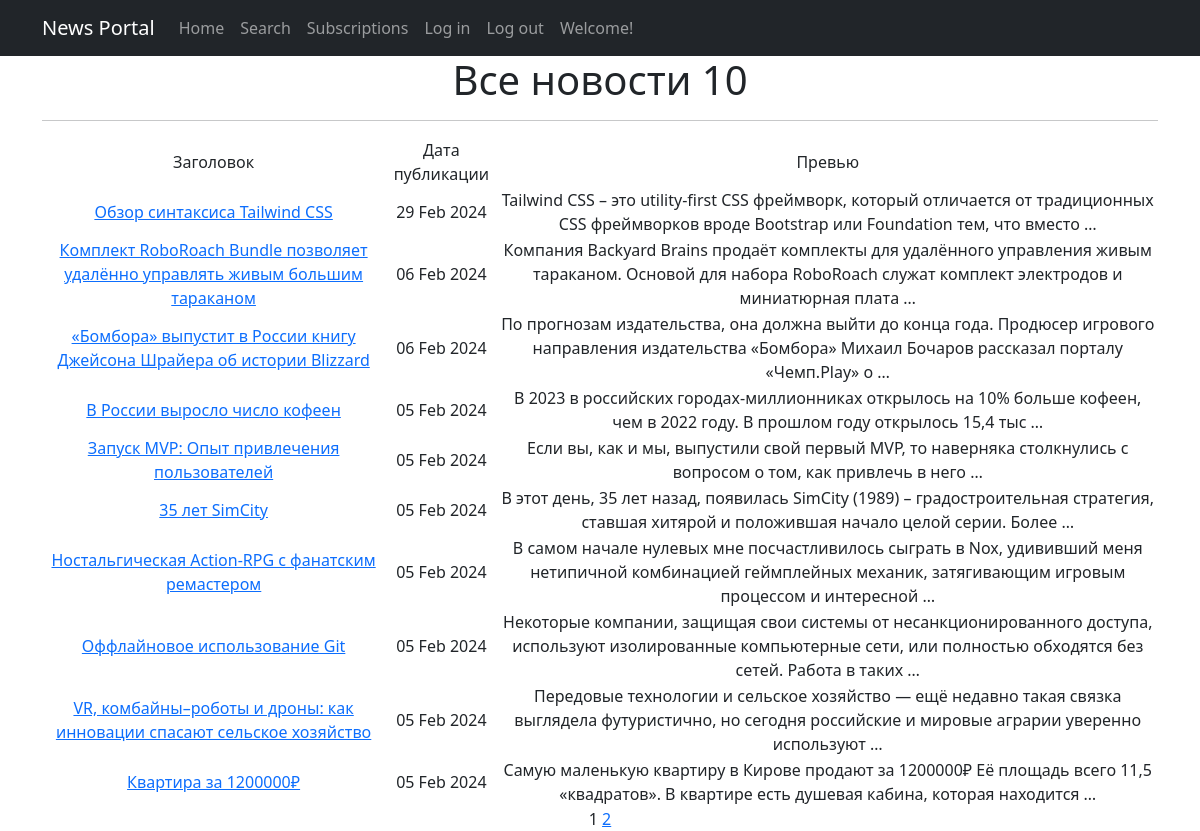
/posts/, run on an earlier commit of the app's database.
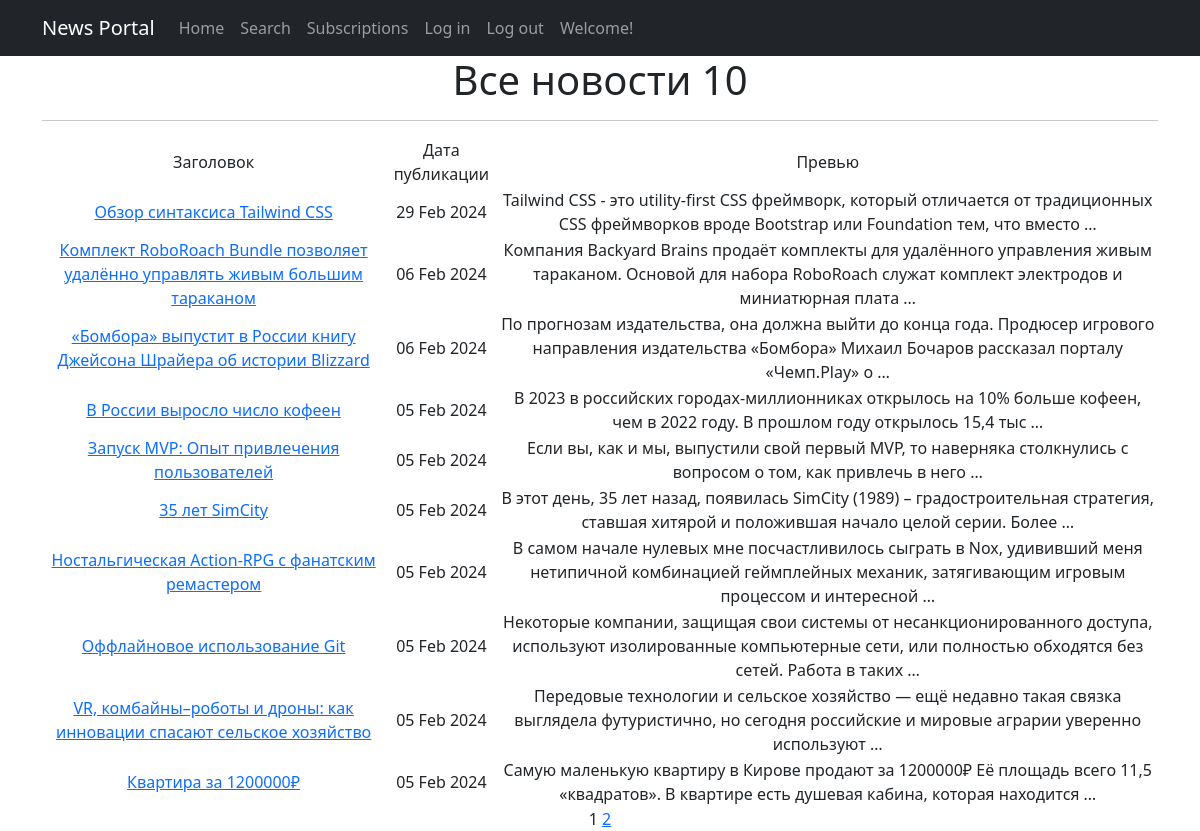
And on a later commit of the database.
### posts/models.py (models this page shows, shortened)
class Post(models.Model):
	news = 'News'
	article = 'Article'
	POST_TYPES = [(news, 'Новость'),
				  (article, 'Статья')]
	author = models.ForeignKey(Author, on_delete=models.CASCADE)
	post_type = models.CharField(max_length=255, choices=POST_TYPES)
	date = models.DateTimeField(auto_now_add=True)
	categories = models.ManyToManyField(Category, through='PostCategory')
	title = models.CharField(max_length=255)
	text = models.TextField()
	rating = models.IntegerField(default=0)

### posts/views.py (the view)
# urls.py: path('', cache_page(0)(PostsList.as_view()), name='posts_list'),
class PostsList(ListView):
	model = Post
	ordering = '-date'
	template_name = 'posts.html'
	context_object_name = 'posts'
	paginate_by = 10

### posts/templatetags/custom_tags.py (called while the page is built)
@register.simple_tag(takes_context=True)
def url_replace(context, **kwargs):
    d = context['request'].GET.copy()
    for k, v in kwargs.items():
        d[k] = v
    return d.urlencode()

### templates/posts.html (shortened to what this page needs)
{% extends 'flatpages/default.html' %}
{% load custom_tags %}
{% block content %}
    <h1>Все новости {{ posts|length }}</h1>
    <hr>
    {% if posts %}
        <table>
            <tr>
                <td>Заголовок</td>
                <td>Дата публикации</td>
                <td>Превью</td>
            </tr>
            {% for post in posts %}
            <tr>
                <td>
                    <a href="{% url 'posts_detail' post.id %}">{{ post.title }}</a>
                </td>
                <td>{{ post.date|date:'d M Y' }}</td>
                <td>{{ post.text|truncatewords:20 }}</td>
            </tr>
            {% endfor %}
        </table>
    {% else %}
        <h2>Новостей нет!</h2>
    {% endif %}
   {{ page_obj.number }}
   {% if page_obj.has_next %}
       <a href="?{% url_replace page=page_obj.next_page_number %}">{{ page_obj.next_page_number }}</a>
   {% endif %}
{% endblock content %}

What changed in the data, as far as the page shows it:
changed Post "Обзор синтаксиса Tailwind CSS": text "Tailwind CSS – это utility-first CSS фреймворк, который отличается от традиционных CSS фреймворков вроде Bootstrap или Foundation тем, что вместо …" → "Tailwind CSS - это utility-first CSS фреймворк, который отличается от традиционных CSS фреймворков вроде Bootstrap или Foundation тем, что вместо …"
